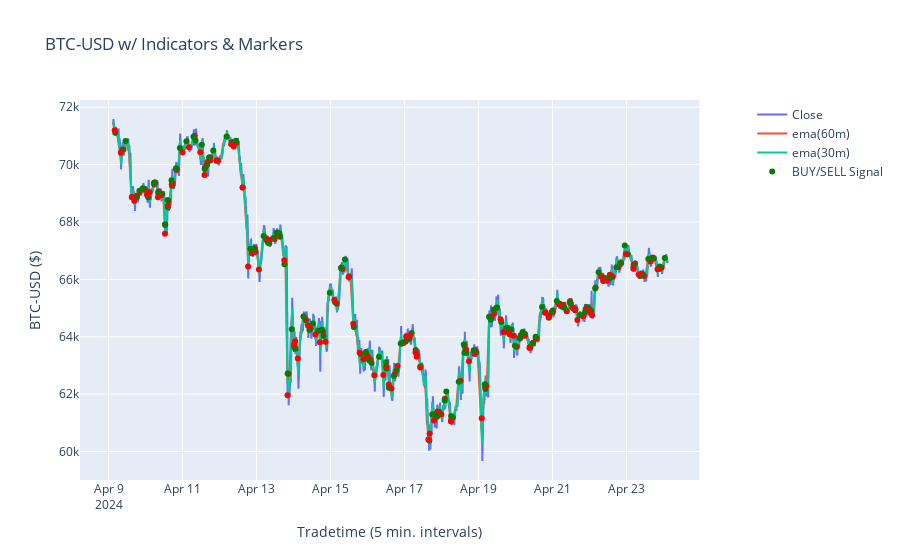

Notebook source saved alongside this figure:
### Code cell
# Create figure with secondary y-axis
fig = make_subplots(specs=[[{"secondary_y": True}]])

# Add traces
fig.add_trace(
    go.Line(x=df['tradetime'], y=df['close'], name="Close"),
    secondary_y=False,
)

fig.add_trace(
    go.Line(x=df['tradetime'], y=df['ema_long'], name=f'ema({long_window*5}m)')
)

fig.add_trace(
    go.Line(x=df['tradetime'], y=df['ema_short'], name=f'ema({short_window*5}m)')
)

def color_map(val):
    if val == 'buy':
        return 'green'
    elif val == 'sell':
        return 'red'
    else:
        return 'gray'

fig.add_trace(
    go.Scatter(x=filtered_signals['tradetime'],
                y = filtered_signals['close'],
                mode="markers", 
                customdata=filtered_signals['signal'],
                marker=dict(color=[color_map(val) for val in filtered_signals['signal']]),
                name = 'BUY/SELL Signal'
                )
            )


# Add figure title
fig.update_layout(
    title_text="BTC-USD w/ Indicators & Markers"
)

# Set x-axis title
fig.update_xaxes(title_text="Tradetime (5 min. intervals)")

# Set y-axes titles
fig.update_yaxes(title_text="BTC-USD ($)", secondary_y=False)
# fig.update_yaxes(title_text="<b>secondary</b> yaxis title", secondary_y=True)

fig.show()

### Figure 1 — Plotly figure (JSON) as saved in the notebook; plotly's stock layout.template omitted (floating-point values rounded to 4 significant figures; data arrays with more than 128 entries replaced by an {"elided": "..."} marker saying what was removed)
{"data": [{"name": "Close", "type": "scatter", "x": {"elided": "4320 str values"}, "xaxis": "x", "y": {"elided": "4320 float values"}, "yaxis": "y"}, {"name": "ema(60m)", "type": "scatter", "x": {"elided": "4320 str values"}, "y": {"elided": "4320 float values"}}, {"name": "ema(30m)", "type": "scatter", "x": {"elided": "4320 str values"}, "y": {"elided": "4320 float values"}}, {"customdata": {"elided": "340 str values"}, "marker": {"color": {"elided": "340 str values"}}, "mode": "markers", "name": "BUY/SELL Signal", "type": "scatter", "x": {"elided": "340 str values"}, "y": {"elided": "340 float values"}}], "layout": {"title": {"text": "BTC-USD w/ Indicators & Markers"}, "xaxis": {"anchor": "y", "domain": [0, 0.94], "title": {"text": "Tradetime (5 min. intervals)"}}, "yaxis": {"anchor": "x", "domain": [0, 1], "title": {"text": "BTC-USD ($)"}}, "yaxis2": {"anchor": "x", "overlaying": "y", "side": "right"}}}
